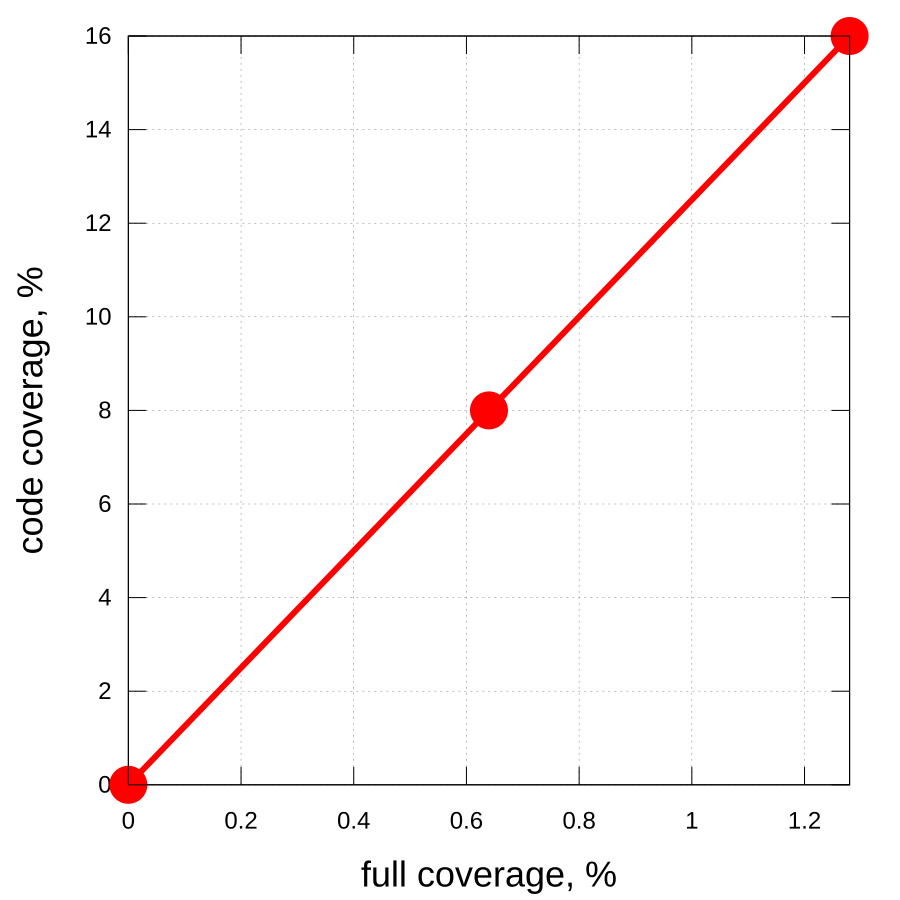

Here is the gnuplot script that generated this plot:
set terminal svg size 900,900 dynamic enhanced font "Arial,24"
set output "/home/runner/work/coverage-talk/coverage-talk/target/generated-slides/images/coverage-plot-03.svg"

set xlabel "full coverage, %" font ",36"
set ylabel "code coverage, %" font ",36"

set xrange [0:1.28]
set yrange [0:16]

set grid
set key off

$Data << EOD
0 0
0.64 8
1.28 16
EOD

plot $Data using 1:2 with linespoints \
    linecolor rgb "red" linewidth 6 \
    pointtype 7 pointsize 2
